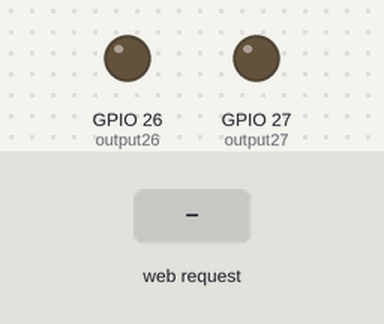
This sketch was run on a simulated ESP32. Shown: output pins drawn as LEDs (lit = HIGH). The inputs (shaded band) are chosen by the test bench. WiFi joins after 1.5 s; servers stay silent unless stated; what the sketch prints to the serial monitor is not drawn.

Above: at 2.7 s.
2.8 s: HTTP request GET /26/on received
At 4.0 s:
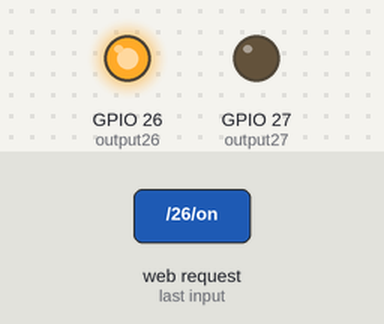
4.3 s: HTTP request GET /27/on received
At 5.4 s:
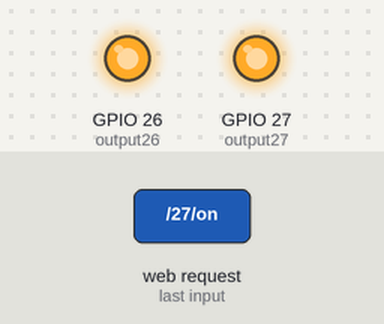
5.8 s: HTTP request GET /26/off received
At 6.5 s:
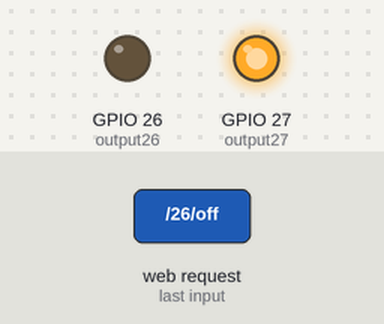
7.3 s: HTTP request GET /27/off received
At 7.6 s:
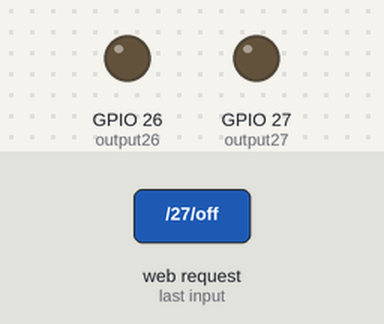
Timing chart, 0 to 9.8 s (numbered marks = the images above; inputs shaded):
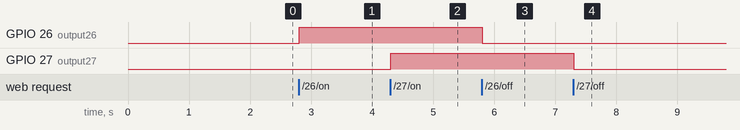

Measured:
- after the input at 2.8 s, GPIO 26 (output26): LOW → HIGH at once
- after the input at 4.3 s, GPIO 27 (output27): LOW → HIGH at once
- after the input at 5.8 s, GPIO 26 (output26): HIGH → LOW at once
- after the input at 7.3 s, GPIO 27 (output27): HIGH → LOW at once

The sketch:

code.ino
```cpp
#include <WiFi.h> // Include the WiFi library to make connection with webserver

// Enter your network credentials
const char* ssid = "__________";
const char* pass = "__________";

WiFiServer server(80); // This command instructs the ESP32 to create a server at port 80 which is essentially a webserver
String header; // Variable to store the http requests and outputs the process at the backend of the server.

String output26state = "off"; // Auxiliar variables to control the current output state
String output27state = "off"; //   "         "       "    "     "     "      "      "

const int output26 = 26; // Indicates the position of the outpins
const int output27 = 27;

unsigned long currentTime = millis();
unsigned long previousTime = 0;
const long timeoutTime = 2000; // 2 seconds delay before the process starts to ensure proper WiFi connection

void setup() {
  Serial.begin(115200);
  pinMode(output26,OUTPUT);
  pinMode(output27,OUTPUT);
  digitalWrite(output26,LOW); //Sets the initial output to 0
  digitalWrite(output27,LOW);

  // Setup the WiFi connection
  WiFi.begin(ssid,pass);
  Serial.print("Connecting to WiFi");
  while (WiFi.status() != WL_CONNECTED)
  {
    Serial.print(".");
    delay(500);
  }
  Serial.println("");

  if(WiFi.status() == WL_CONNECTED)
  {
    Serial.println("Connected to WiFi successfully");
    Serial.print("IP Address : ");
    Serial.println(WiFi.localIP());
    server.begin(); // Establish connection with the webserver
  }

  else
  {
    Serial.println("WiFi connection failed");
  }

}

void loop()
{
  WiFiClient client = server.available(); // Creates an object for client and establishes connection between the client and webserver

  // If a client connects to the webserver then the above object takes a logic True value.
  if (client)
  {
    currentTime = millis();
    previousTime = currentTime;
    Serial.println("New client connected");
    String currentLine = ""; // This string holds the incoming data from the client.
    while (client.connected() && (currentTime - previousTime <= timeoutTime)) // loop while the clients connected
    {
      currentTime = millis();
      if (client.available()) // If there's incoming bytes from client then execute this block
      {
        char c = client.read(); // Reads the incoming string from client and stores it in string variable c
        Serial.write(c);// Print the string on Serial monitor
        header += c;
        if (c == '\n') // If the byte is a newline character
        {
          // If the current line is blank as well then we get two newline characters in a row
          // This marks the end of client HTTP request so send a response
          if (currentLine.length() == 0)
          {
            // HTTP header always starts with a response code (e.g HTTP/1.1 200 OK) and a content type which denotes the type of page and closes the connection with a blank line
            client.println("HTTP/1.1 200 OK");
            client.println("Content type: text/html");
            client.println("Connection close");
            client.println("");

            if (header.indexOf("GET /26/on") >=0)
            {
              Serial.println("GPIO pin 26 is on");
              output26state = "on";
              digitalWrite(output26,HIGH);
            }
            else if (header.indexOf("GET /26/off") >=0)
            {
              Serial.println("GPIO pin 26 is off");
              output26state = "off";
              digitalWrite(output26,LOW);
            }
            else if (header.indexOf("GET /27/on") >=0)
            {
              Serial.println("GPIO pin 27 is on");
              output27state = "on";
              digitalWrite(output27,HIGH);
            }
            else if (header.indexOf("GET /27/off") >=0)
            {
              Serial.println("GPIO pin 27 is on");
              output27state = "off";
              digitalWrite(output27,LOW);
            }

            // Display the HTML web page
            client.println("<!DOCTYPE html><html>");
            client.println("<head><meta name=\"viewport\" content=\"width=device-width, initial-scale=1\">");
            client.println("<link rel=\"icon\" href=\"data:,\">");
            // CSS to style the on/off buttons
            // Feel free to change the background-color and font-size attributes to fit your preferences
            client.println("<style>html { font-family: Helvetica; display: inline-block; margin: 0px auto; text-align: center;}");
            client.println(".button { background-color: #4CAF50; border: none; color: white; padding: 16px 40px;");
            client.println("text-decoration: none; font-size: 30px; margin: 2px; cursor: pointer;}");
            client.println(".button2 {background-color: #555555;}</style></head>");

            // Web Page Heading
            client.println("<body><h1>ESP32 Web Server</h1>");

            // Display current state, and ON/OFF buttons for GPIO 26
            client.println("<p>GPIO 26 - State " + output26state + "</p>");
            // If the output26State is off, it displays the ON button
            if (output26state=="off") {
              client.println("<p><a href=\"/26/on\"><button class=\"button\">ON</button></a></p>");
            } else {
              client.println("<p><a href=\"/26/off\"><button class=\"button button2\">OFF</button></a></p>");
            }

            // Display current state, and ON/OFF buttons for GPIO 27
            client.println("<p>GPIO 27 - State " + output27state + "</p>");
            // If the output27State is off, it displays the ON button
            if (output27state=="off") {
              client.println("<p><a href=\"/27/on\"><button class=\"button\">ON</button></a></p>");
            } else {
              client.println("<p><a href=\"/27/off\"><button class=\"button button2\">OFF</button></a></p>");
            }
            client.println("</body></html>");

            client.println(""); // HTTP request ends with another blank line
            // Break out of the loop
            break;
          }

          else // If we get a newline character, clear the currentLine variable
          {
            currentLine = "";
          }
        }
        else if (c != '\r') // If c is anything but carriage return character.
        {
          currentLine += c ;// Add the character to the varible
        }
      }
    }
     // Clear the header variable
    header = "";
    // Close the connection
    client.stop();
    Serial.println("Client disconnected.");
    Serial.println("");
  }
}
```
